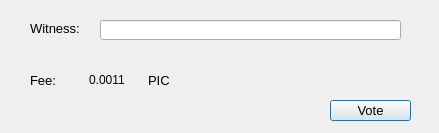
<?xml version="1.0" encoding="UTF-8"?>
<ui version="4.0">
 <class>WitnessVoteDialog</class>
 <widget class="QDialog" name="WitnessVoteDialog">
  <property name="geometry">
   <rect>
    <x>0</x>
    <y>0</y>
    <width>439</width>
    <height>133</height>
   </rect>
  </property>
  <property name="windowTitle">
   <string>Vote For Witness</string>
  </property>
  <widget class="QLabel" name="label">
   <property name="geometry">
    <rect>
     <x>30</x>
     <y>20</y>
     <width>61</width>
     <height>16</height>
    </rect>
   </property>
   <property name="font">
    <font>
     <pointsize>10</pointsize>
    </font>
   </property>
   <property name="text">
    <string>Witness:</string>
   </property>
  </widget>
  <widget class="QLineEdit" name="lineEditWitness">
   <property name="geometry">
    <rect>
     <x>100</x>
     <y>20</y>
     <width>301</width>
     <height>20</height>
    </rect>
   </property>
  </widget>
  <widget class="QPushButton" name="pushButtonVote">
   <property name="geometry">
    <rect>
     <x>330</x>
     <y>100</y>
     <width>81</width>
     <height>21</height>
    </rect>
   </property>
   <property name="font">
    <font>
     <pointsize>10</pointsize>
    </font>
   </property>
   <property name="text">
    <string>Vote</string>
   </property>
  </widget>
  <widget class="QWidget" name="layoutWidget">
   <property name="geometry">
    <rect>
     <x>30</x>
     <y>70</y>
     <width>171</width>
     <height>20</height>
    </rect>
   </property>
   <layout class="QHBoxLayout" name="horizontalLayout">
    <item>
     <widget class="QLabel" name="label_2">
      <property name="font">
       <font>
        <pointsize>10</pointsize>
       </font>
      </property>
      <property name="text">
       <string>Fee:</string>
      </property>
     </widget>
    </item>
    <item>
     <widget class="QLabel" name="labelFee">
      <property name="text">
       <string>0.0011</string>
      </property>
     </widget>
    </item>
    <item>
     <widget class="QLabel" name="label_4">
      <property name="font">
       <font>
        <pointsize>10</pointsize>
       </font>
      </property>
      <property name="text">
       <string>PIC</string>
      </property>
     </widget>
    </item>
   </layout>
  </widget>
 </widget>
 <resources/>
 <connections/>
</ui>
